Frame 1 (no input): blank canvas, image omitted
Frame 60 (the mouse pressed at the canvas centre just before this capture): blank canvas, image omitted
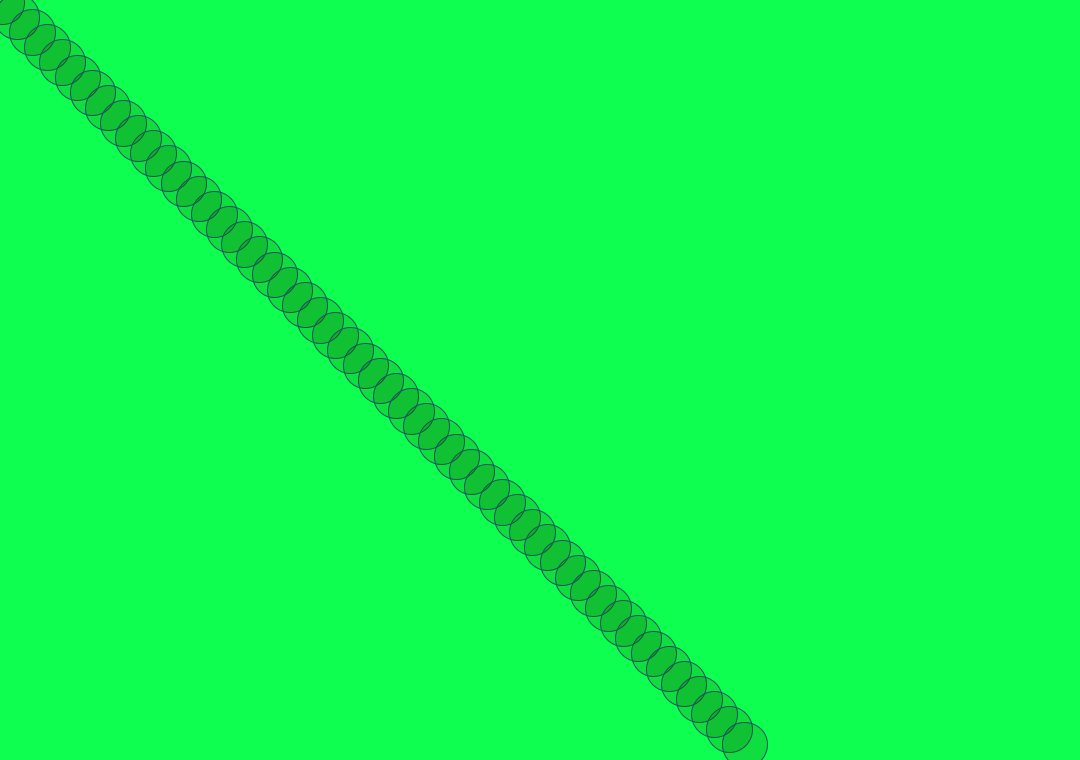
Frame 120 (the mouse held since frame 60 and released just before this capture)

The Processing sketch whose frames 1 and 60 were blank and that drew this single picture after the mouse press (run headless with seeded random() and noise(); from frame 60 on, the mouse is pressed at the canvas centre):

// Processing sketch: procesing2
// ── procesing2.pde

float diam;
float posX;
float posY;
int quant;


void setup(){

size(1080,760);
background(100,0,190);
noStroke();

}


void draw(){

  
background(14,500,80);  

quant = int(map(mouseX,0,width,0,100));

diam = random(20,60);

  if (diam > 40){
    fill(20,80,0,50);
    stroke(20,80,100);
  } 

  else {
    fill(255,0,4,90);
    noStroke();
  }
  
  for (int i = 0; i<quant; i++){  
    posY = map(i,0,quant,2,height);
    posX=posY;
    ellipse(posX, posY, diam, diam);
    
  }
}
